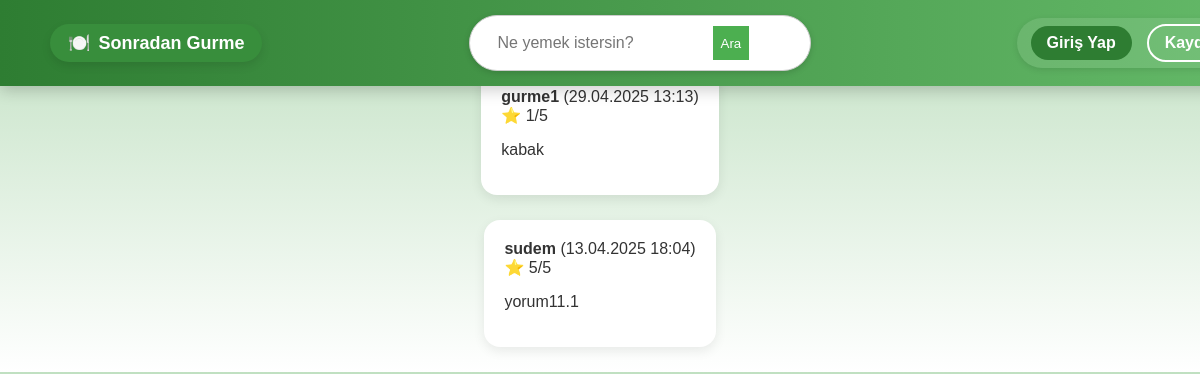
Page /sgapp/yorumlar/ on the earlier database version.
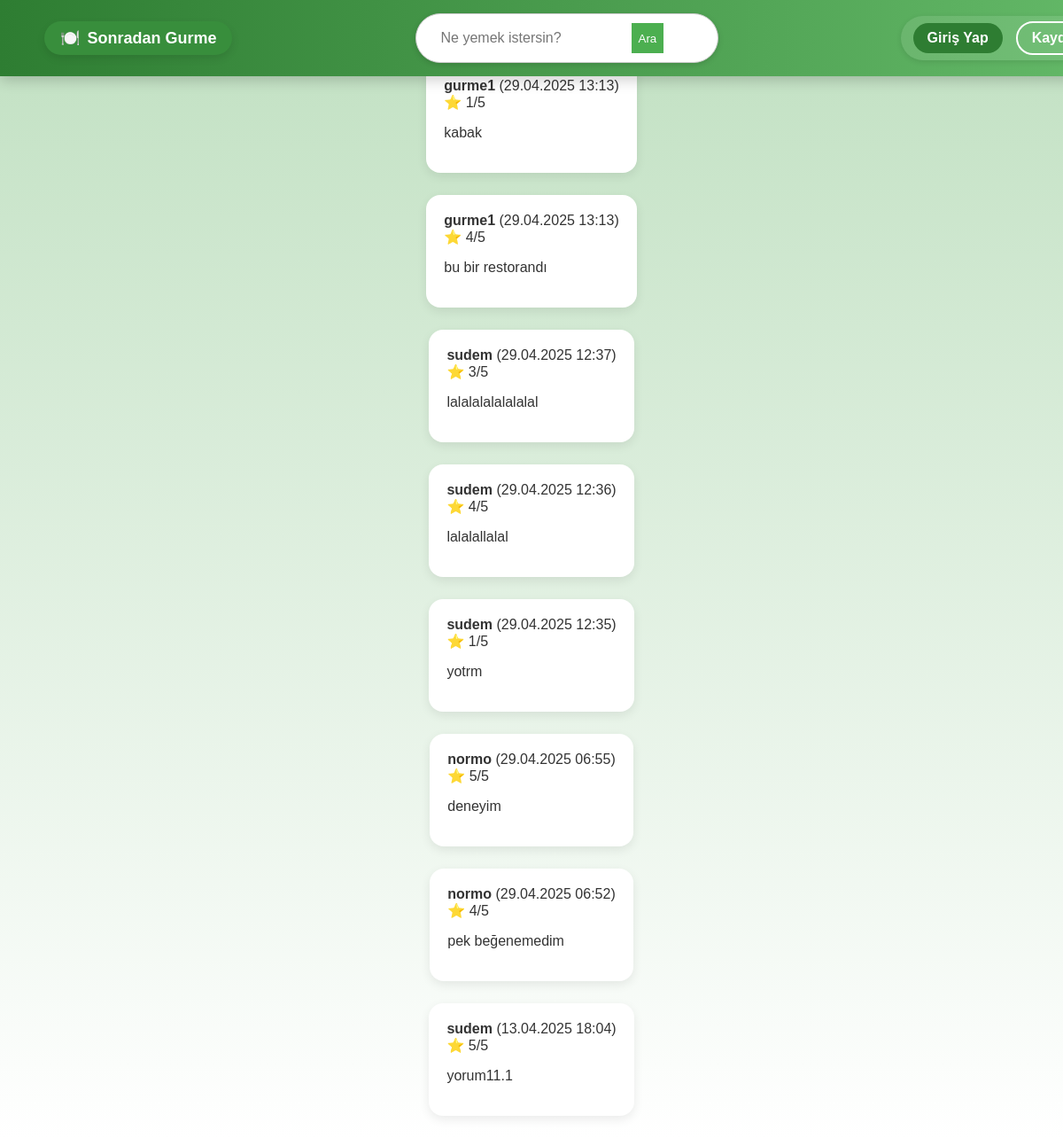
Same page on the later database version.
### sgapp/models.py (models this page shows, shortened)
class Review(models.Model):
    RATING_CHOICES = [(i, str(i)) for i in range(1, 6)]
    user = models.ForeignKey(User, on_delete=models.CASCADE)
    restaurant_name = models.CharField(max_length=255)
    comment = models.TextField()
    rating = models.IntegerField(choices=RATING_CHOICES)
    created_at = models.DateTimeField(auto_now_add=True)
    status = models.CharField(max_length=20, choices=[
        ('pending', 'Bekliyor'),
        ('approved', 'Onaylandı'),
        ('rejected', 'Reddedildi')
    ], default='pending')

class User(AbstractUser):
    ROLE_CHOICES = (
        ('normal', 'Normal Kullanıcı'),
        ('gurme', 'Gurme'),
        ('moderator', 'Moderatör'),
    )
    role = models.CharField(max_length=10, choices=ROLE_CHOICES, default='normal')
    bio = models.TextField(blank=True)
    profile_picture = models.ImageField(upload_to='profiles/', null=True, blank=True)
    favorite_dish = models.CharField(max_length=100, blank=True, null=True)

### sgapp/views.py (the view)
# urls.py: path('yorumlar/', views.yorumlar_view, name='yorumlar'),
def yorumlar_view(request):
    yorumlar = Review.objects.filter(status='approved').order_by('-created_at')
    return render(request, 'yorumlar.html', {'yorumlar': yorumlar})

### templates/yorumlar.html
{% extends "base.html" %}
{% block content %}
<h2>📝 Yorumlar</h2>
{% if yorumlar %}
    {% for yorum in yorumlar %}
        <div class="yorum-karti">
            <strong>{{ yorum.user.username }}</strong>
            <span>({{ yorum.created_at|date:"d.m.Y H:i" }})</span><br>
            ⭐ {{ yorum.rating }}/5<br>
            <p>{{ yorum.comment }}</p>
        </div>
    {% endfor %}
{% else %}
    <p>Henüz onaylı yorum bulunamadı.</p>
{% endif %}
{% endblock %}

Differences in the rows shown:
now on this page (row edited): Review: user.username "gurme1", created_at "29.04.2025 13:13", rating "4", comment "bu bir restorandı"
now on this page (row edited): Review: user.username "sudem", created_at "29.04.2025 12:37", rating "3", comment "lalalalalalalalal"
now on this page (row edited): Review: user.username "sudem", created_at "29.04.2025 12:36", rating "4", comment "lalalallalal"
now on this page (row edited): Review: user.username "sudem", created_at "29.04.2025 12:35", rating "1", comment "yotrm"
now on this page (row edited): Review: user.username "normo", created_at "29.04.2025 06:55", rating "5", comment "deneyim"
now on this page (row edited): Review: user.username "normo", created_at "29.04.2025 06:52", rating "4", comment "pek beğenemedim"
